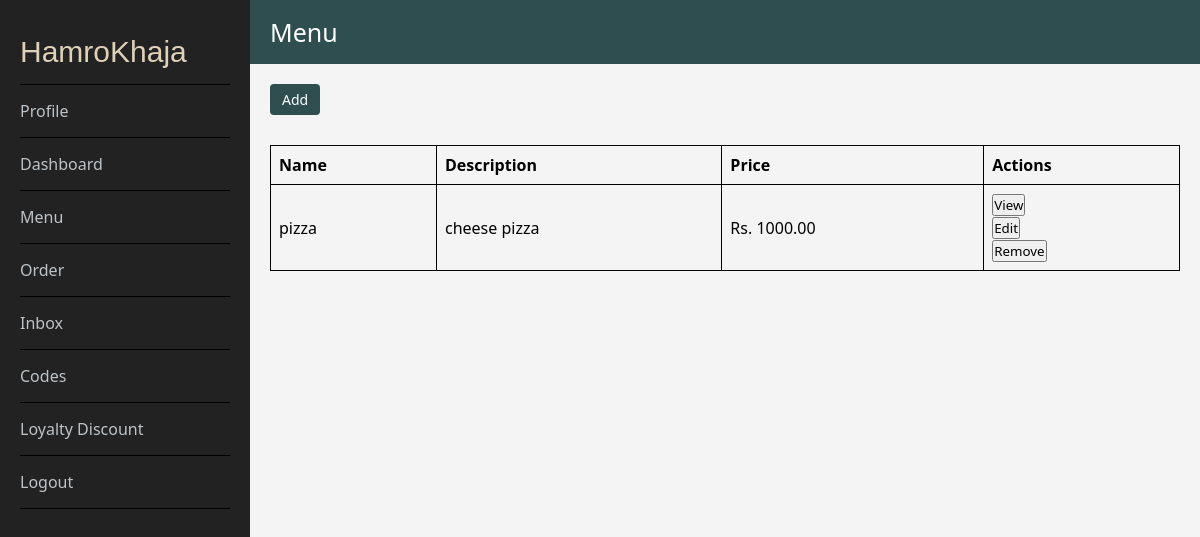
Page /restaurant/menu/menu.php (signed in) on the committed database.
### tables this page shows
CREATE TABLE `menu_items` (
  `id` int(11) NOT NULL,
  `restaurant_id` int(11) NOT NULL,
  `name` varchar(100) NOT NULL,
  `description` text NOT NULL,
  `price` decimal(6,2) NOT NULL,
  `image` varchar(255) NOT NULL
);

### restaurant/menu/menu.php (the view, shortened to what this page needs)
<!DOCTYPE html>
<html lang="en">
<head>
    <link href="/food-ordering/restaurant/styles/style.css" rel="stylesheet">
</head>
<body>
    <?php include '../sidebar.php'; ?>
    <div class="main-content">
        <div class="topbar">Menu</div>
        <div class="content">
            <a class="menu-btn" href="add.php">Add</a>
            <table class="menu-table">
                <tr>
                    <th>Name</th>
                    <th>Description</th>
                    <th>Price</th>
                    <th>Actions</th>
                </tr>
                <?php
                require_once('../../db/connection.php');
                $restaurant_id = $_SESSION['admin_id'];
                $stmt = $conn->prepare("SELECT id, name, description, price, image FROM menu_items WHERE restaurant_id = ?");
                $stmt->bind_param("i", $restaurant_id);
                $stmt->execute();
                $result = $stmt->get_result();
                if ($result->num_rows > 0) {
                    while ($row = $result->fetch_assoc()) {
                        echo '<tr>';
                        echo '<td>' . htmlspecialchars($row['name']) . '</td>';
                        echo '<td>' . htmlspecialchars($row['description']) . '</td>';
                        echo '<td>Rs. ' . htmlspecialchars($row['price']) . '</td>';
                        echo '<td>';
                        echo '<form method="POST" action="view.php">
                                <input type="hidden" name="menu_item_id" value="' . $row['id'] . '">
                                <button type="submit" class="btn btn-sm">View</button>
                              </form>';
                        echo '<form method="POST" action="edit.php">
                                <input type="hidden" name="menu_item_id" value="' . $row['id'] . '">
                                <button type="submit" class="btn btn-sm">Edit</button>
                              </form>';
                        echo '<form method="POST" action="delete.php" onsubmit="return confirm(\'Delete this item?\');">
                                <input type="hidden" name="menu_item_id" value="' . $row['id'] . '">
                                <button type="submit" class="btn btn-sm btn-danger">Remove</button>
                              </form>';
                        echo '</td>';
                        echo '</tr>';
                    }
                } else {
                    echo '<tr><td colspan="4">No menu items found.</td></tr>';
                }
                ?>
            </table>
        </div>
    </div>
</body>
</html>

### restaurant/styles/style.css (style rules this page uses)
* { box-sizing: border-box; margin: 0; padding: 0; font-family: "Segoe UI", sans-serif; }
body { display: flex; min-height: 100vh; background-color: #f4f4f4; }
.main-content { flex: 1; display: flex; flex-direction: column; }
.topbar { background-color: #2E4E50; color: white; padding: 15px 20px; font-size: 25px; font-weight: strong; }
.content { padding: 20px; }
.menu-btn { padding: 6px 12px; font-size: 14px; background-color: #2E4E50; color: white; text-decoration: none; border-radius: 4px; margin-bottom: 10px; display: inline-block; }
.menu-table { width: 100%; border-collapse: collapse; margin-top: 20px; }
.menu-table th, .menu-table td { border: 1px solid black; padding: 8px; text-align: left; }

### rows in the picture
menu_items: name "pizza", description "cheese pizza", price "1000.00"
